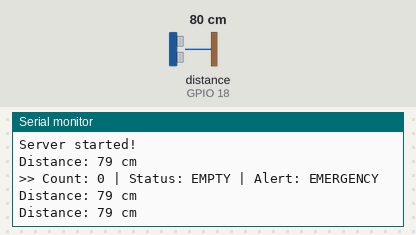
A program run on a simulated ESP32. Parts: the last lines printed to the serial monitor. Wiring (inferred from the names in the program): ultrasonic range finder: trigger GPIO 5; echo GPIO 18. The inputs (shaded band) are chosen by the test bench; at power-on: distance to the obstacle (sensor on GPIO 18) 80 cm. The echo pulse lasts 58.3 µs per cm; WiFi joins after 1.5 s; servers stay silent unless stated.

Above: at 2.7 s.
2.8 s: distance to the obstacle (sensor on GPIO 18) set to 2 cm
At 3.31 s:
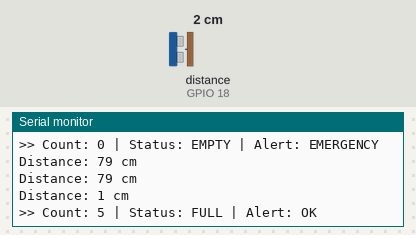
4.5 s: distance to the obstacle (sensor on GPIO 18) set to 9 cm
At 4.81 s:
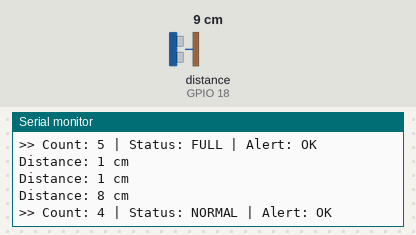
6.0 s: distance to the obstacle (sensor on GPIO 18) set to 14 cm
At 6.31 s:
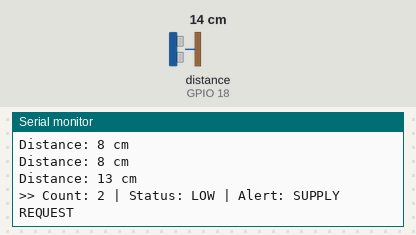
Timing chart, 0 to 9.0 s (numbered marks = the images above; inputs shaded):
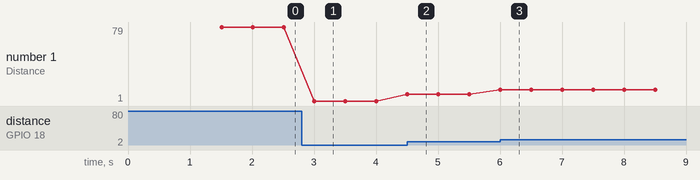

Measured:
- after the input at 2.8 s, the serial monitor: prints a new line after 0.20 s (image 1)
- after the input at 4.5 s, the serial monitor: prints a new line at once (image 2)
- after the input at 6.0 s, the serial monitor: prints a new line at once (image 3)
- plotted number 1: 79 → 1 after the input at 2.8 s, 1 → 8 after the input at 4.5 s, 8 → 13 after the input at 6.0 s

The program:

main.cpp
```cpp
#include <Arduino.h>
#include <WiFi.h>
#include <ESPAsyncWebServer.h>
#include <ArduinoJson.h>

#define TRIG_PIN 5
#define ECHO_PIN 18

const char* ssid     = "Hashir’s iphone";
const char* password = "hashir1676";

AsyncWebServer server(80);

int bottleCount = 5;
String stockStatus = "FULL";
String alertLevel = "OK";
unsigned long lastCheck = 0;

long getDistance() {
  digitalWrite(TRIG_PIN, LOW);
  delayMicroseconds(2);
  digitalWrite(TRIG_PIN, HIGH);
  delayMicroseconds(10);
  digitalWrite(TRIG_PIN, LOW);
  long duration = pulseIn(ECHO_PIN, HIGH, 30000);
  return duration * 0.034 / 2;
}

int distanceToCount(long dist) {
  // +/- 1cm tolerance built in
  if (dist <= 7)  return 5;   // 6cm = full
  if (dist <= 9)  return 4;   // 8cm
  if (dist <= 11) return 3;   // 10cm
  if (dist <= 13) return 2;   // 12cm
  if (dist <= 15) return 1;   // 14cm
  return 0;                   // 16cm+ = empty
}

void updateStatus(int count) {
  if (count == 5) {
    stockStatus = "FULL";
    alertLevel  = "OK";
  } else if (count >= 3) {
    stockStatus = "NORMAL";
    alertLevel  = "OK";
  } else if (count >= 1) {
    stockStatus = "LOW";
    alertLevel  = "SUPPLY REQUEST";
  } else {
    stockStatus = "EMPTY";
    alertLevel  = "EMERGENCY";
  }
}

void setup() {
  Serial.begin(115200);
  pinMode(TRIG_PIN, OUTPUT);
  pinMode(ECHO_PIN, INPUT);

  WiFi.begin(ssid, password);
  Serial.print("Connecting to WiFi");
  while (WiFi.status() != WL_CONNECTED) {
    delay(500); Serial.print(".");
  }
  Serial.println();
  Serial.print("IP Address: ");
  Serial.println(WiFi.localIP());

  DefaultHeaders::Instance().addHeader("Access-Control-Allow-Origin", "*");
  DefaultHeaders::Instance().addHeader("Access-Control-Allow-Methods", "GET, OPTIONS");
  DefaultHeaders::Instance().addHeader("Access-Control-Allow-Headers", "*");

  server.on("/status", HTTP_OPTIONS, [](AsyncWebServerRequest *req){ req->send(200); });

  server.on("/status", HTTP_GET, [](AsyncWebServerRequest *req) {
    StaticJsonDocument<200> doc;
    doc["medicine"]    = "Paracetamol";
    doc["count"]       = bottleCount;
    doc["total"]       = 5;
    doc["stockStatus"] = stockStatus;
    doc["alertLevel"]  = alertLevel;
    doc["emergency"]   = (alertLevel == "EMERGENCY");
    doc["supplyNeeded"]= (alertLevel == "SUPPLY REQUEST");
    String out; serializeJson(doc, out);
    req->send(200, "application/json", out);
  });

  server.begin();
  Serial.println("Server started!");
}

void loop() {
  if (millis() - lastCheck < 500) return;
  lastCheck = millis();

  long dist = getDistance();
  if (dist == 0) return; // ignore bad readings

  Serial.print("Distance: "); Serial.print(dist); Serial.println(" cm");

  int newCount = distanceToCount(dist);

  if (newCount != bottleCount) {
    bottleCount = newCount;
    updateStatus(bottleCount);
    Serial.print(">> Count: "); Serial.print(bottleCount);
    Serial.print(" | Status: "); Serial.print(stockStatus);
    Serial.print(" | Alert: "); Serial.println(alertLevel);
  }
}
```
